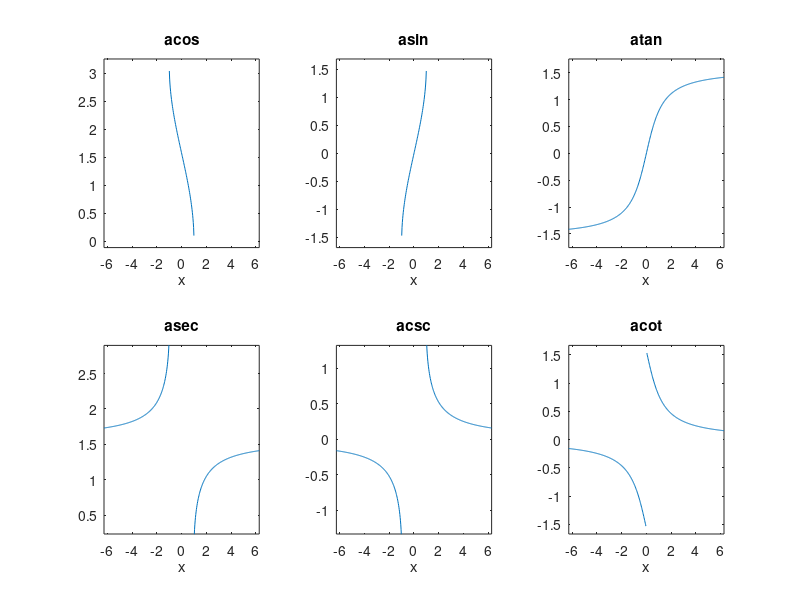

MATLAB code for this plot:
subplot(2,3,1);ezplot('acos');
subplot(2,3,2);ezplot('asin');
subplot(2,3,3);ezplot('atan');
subplot(2,3,4);ezplot('asec');
subplot(2,3,5);ezplot('acsc');
subplot(2,3,6);ezplot('acot');
